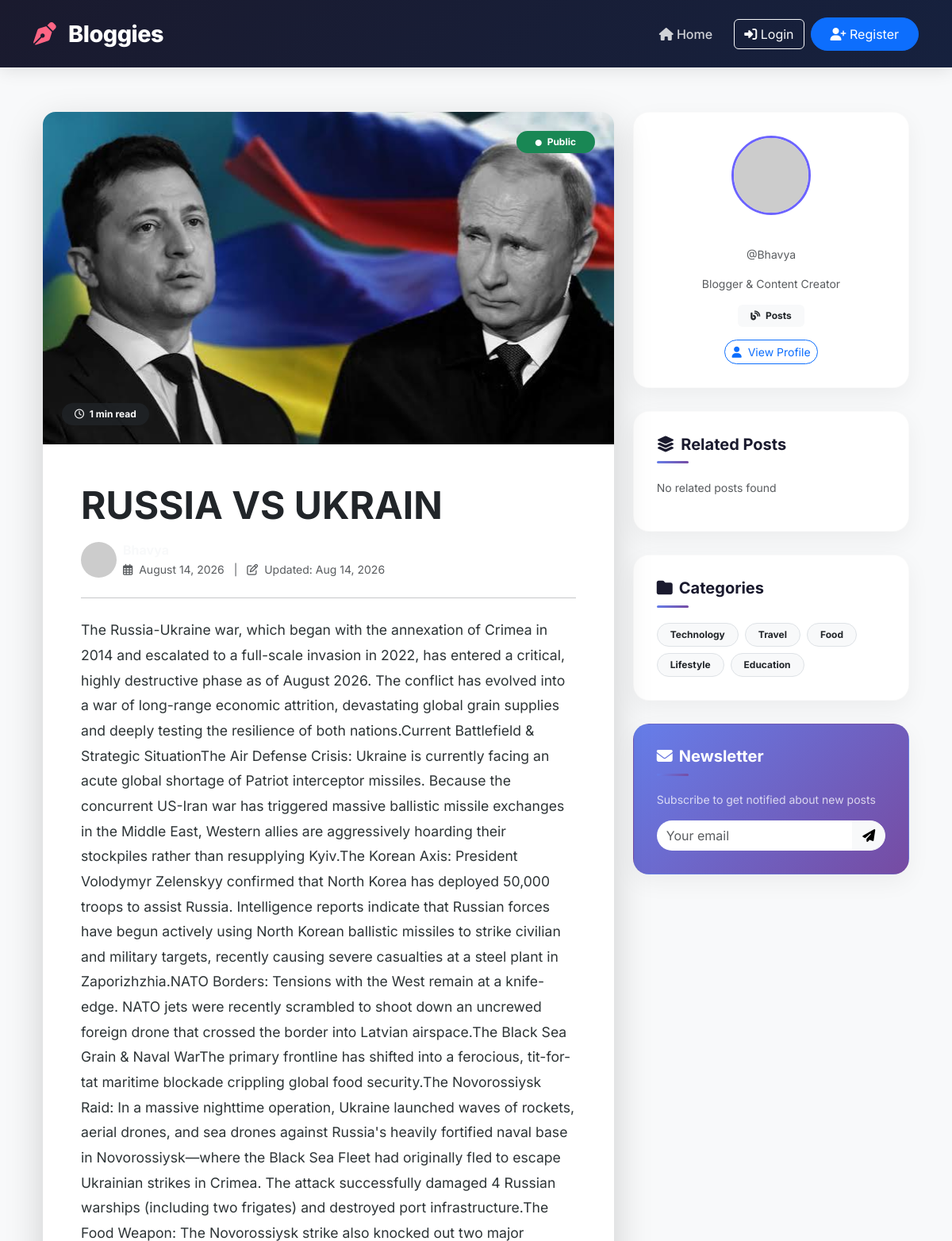
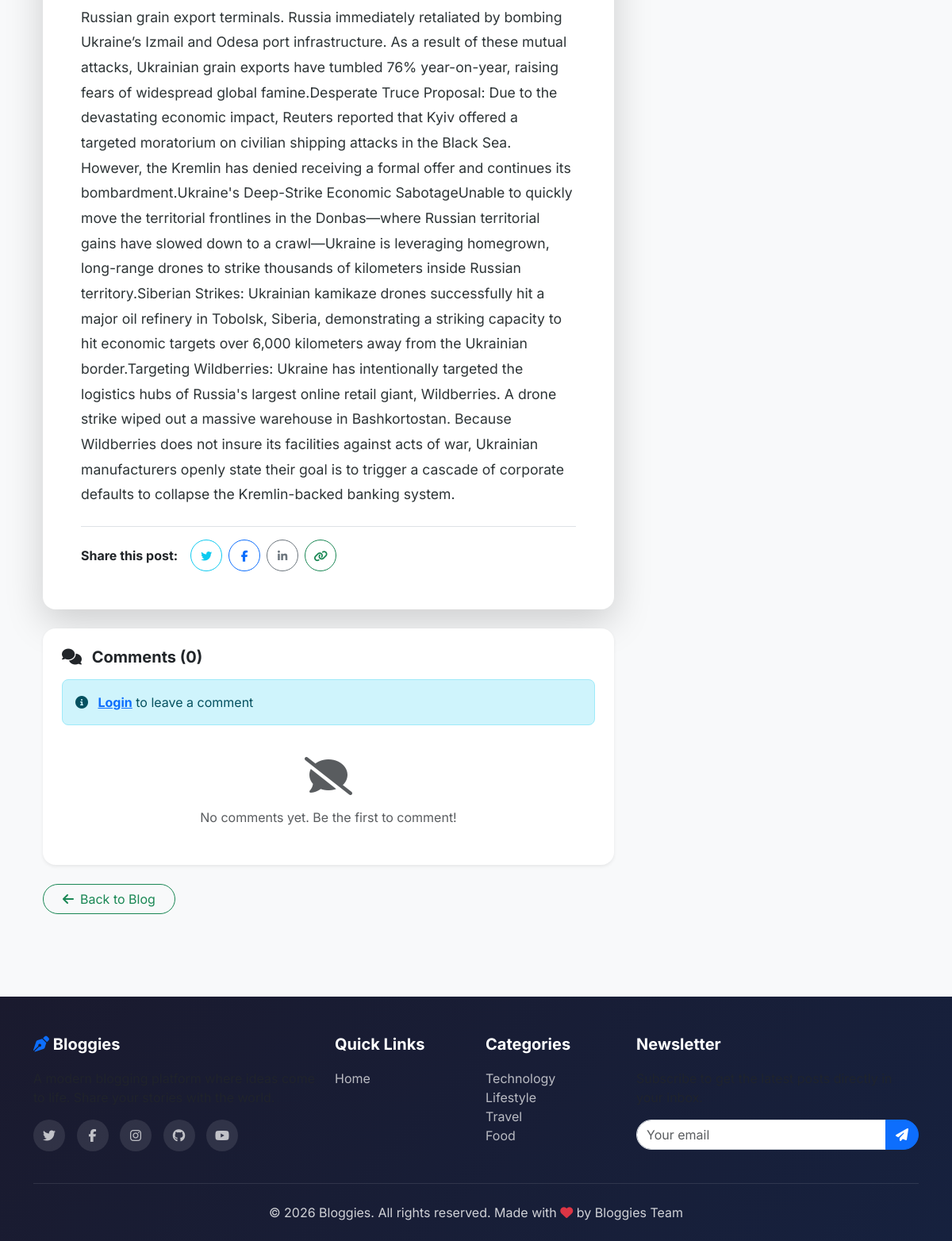
Page /blog/3/ on the committed database (2 pictures, top to bottom).
### blog/models.py (models this page shows, shortened)
class Blog (models.Model):
    user=models.ForeignKey(User,on_delete=models.CASCADE)
    title=models.CharField(max_length=200)
    slug=models.SlugField(max_length=200,unique=True)
    content=models.TextField()
    created_at=models.DateTimeField(auto_now_add=True)
    updated_at=models.DateTimeField(auto_now=True)
    image=models.ImageField(upload_to='photo/')
    STATUS_CHOICE=(
        ('public','Public'),
        ('private','Private')
    )
    status=models.CharField(max_length=10,choices=STATUS_CHOICE,default='public')

### blog/views.py (the view)
# urls.py: path('blog/<int:blog_id>/', views.Blog_page, name="blog_page"),
def Blog_page(request,blog_id):
    blog=get_object_or_404(Blog,id=blog_id)
    return render(request,'blog_page.html',{'blog':blog})

### blog/templates/blog_page.html (shortened to what this page needs)
{% extends "layout.html" %}
{% block content %}
<div class="container py-4">
    <div class="row">
        <div class="col-lg-8">
            <article class="card border-0 shadow-lg rounded-4 overflow-hidden mb-4">
                {% if blog.image %}
                <div class="position-relative">
                    <img src="{{ blog.image.url }}"
                         alt="{{ blog.title }}"
                         class="img-fluid w-100"
                         style="max-height: 500px; object-fit: cover;">
                    <span class="badge {% if blog.status == 'public' %}bg-success{% else %}bg-secondary{% endif %}
                         position-absolute top-0 end-0 m-4 px-4 py-2 rounded-pill">
                        <i class="fas fa-circle me-1" style="font-size: 8px;"></i>
                        {{ blog.get_status_display }}
                    </span>
                    <span class="badge bg-dark bg-opacity-75 position-absolute bottom-0 start-0 m-4 px-3 py-2 rounded-pill">
                        <i class="far fa-clock me-1"></i>
                        {{ blog.content|wordcount|divisibleby:200|add:1 }} min read
                    </span>
                </div>
                {% endif %}
                <div class="card-body p-4 p-lg-5">
                    <div class="mb-4">
                        <h1 class="display-5 fw-bold mb-3">{{ blog.title }}</h1>
                        <div class="d-flex flex-wrap align-items-center gap-3 mb-3">
                            <div class="d-flex align-items-center gap-2">
                                <img src="https://ui-avatars.com/api/?name={{ blog.user.username }}&background=6C63FF&color=fff&size=40&bold=true"
                                     alt="{{ blog.user.username }}"
                                     class="rounded-circle"
                                     style="width: 45px; height: 45px;">
                                <div>
                                    <a href="{% url 'profile' blog.user.username %}" class="text-decoration-none fw-bold text-light">
                                    </a>
                                    <br>
                                    <small class="text-muted">
                                        <i class="far fa-calendar-alt me-1"></i>
                                        {{ blog.created_at|date:"F d, Y" }}
                                        <span class="mx-2">|</span>
                                        <i class="far fa-edit me-1"></i>
                                        Updated: {{ blog.updated_at|date:"M d, Y" }}
                                    </small>
                                </div>
                            </div>
                        </div>
                    </div>
                    <hr class="my-4">
                    <div class="blog-content">
                        {{ blog.content|linebreaks|safe }}
                    </div>
                    <div class="mt-4 pt-3 border-top">
                        <div class="d-flex flex-wrap align-items-center gap-3">
                            <span class="fw-bold">Share this post:</span>
                            <div class="d-flex gap-2">
                                <a href="https://twitter.com/intent/tweet?text={{ blog.title }}&url={{ request.build_absolute_uri }}"
                                   target="_blank"
                                   class="btn btn-outline-info btn-sm rounded-circle"
                                   style="width: 40px; height: 40px; padding: 0; line-height: 40px;">
                                    <i class="fab fa-twitter"></i>
                                </a>
                                <a href="https://www.facebook.com/sharer/sharer.php?u={{ request.build_absolute_uri }}"
                                   target="_blank"
                                   class="btn btn-outline-primary btn-sm rounded-circle"
                                   style="width: 40px; height: 40px; padding: 0; line-height: 40px;">
                                    <i class="fab fa-facebook-f"></i>
                                </a>
                                <a href="https://www.linkedin.com/sharing/share-offsite/?url={{ request.build_absolute_uri }}"
                                   target="_blank"
                                   class="btn btn-outline-secondary btn-sm rounded-circle"
                                   style="width: 40px; height: 40px; padding: 0; line-height: 40px;">
                                    <i class="fab fa-linkedin-in"></i>
                                </a>
                                <button onclick="copyToClipboard('{{ request.build_absolute_uri }}')"
                                        class="btn btn-outline-success btn-sm rounded-circle"
                                        style="width: 40px; height: 40px; padding: 0; line-height: 40px;">
                                    <i class="fas fa-link"></i>
                                </button>
                            </div>
                        </div>
                    </div>
                </div>
            </article>
            <div class="card border-0 shadow-sm rounded-4 mb-4">
                <div class="card-body p-4">
                    <h5 class="fw-bold mb-3">
                        <i class="fas fa-comments me-2"></i>
                        Comments ({{ blog.comments.count|default:0 }})
                    </h5>
                    {% if user.is_authenticated %}
                    <form method="post"  class="mb-4">
                        {% csrf_token %}
                        <div class="d-flex gap-3">
                            <img src="https://ui-avatars.com/api/?name={{ user.username }}&background=6C63FF&color=fff&size=40"
                                 alt="{{ user.username }}"
                                 class="rounded-circle"
                                 style="width: 45px; height: 45px;">
                            <div class="flex grow 1 text-white">
                                <textarea name="content"
                                          class="form-control rounded-3 text-white"
                                          rows="2"
                                          placeholder="Write a comment..."
                                          required></textarea>
                                <div class="text-end mt-2">
                                    <button type="submit" class="btn btn-primary btn-sm rounded-pill px-4">
                                        <i class="fas fa-paper-plane me-2"></i>Post Comment
                                    </button>
                                </div>
                            </div>
                        </div>
                    </form>
                    {% else %}
                    <div class="alert alert-info rounded-3">
                        <i class="fas fa-info-circle me-2"></i>
                        <a href="{% url 'login' %}" class="fw-bold">Login</a> to leave a comment
                    </div>
                    {% endif %}
                    <div class="comments-list">
                        {% for comment in blog.comments.all %}
                        <div class="d-flex gap-3 mb-3 pb-3 border-bottom">
                            <img src="https://ui-avatars.com/api/?name={{ comment.user.username }}&background=FF6584&color=fff&size=40"
                                 alt="{{ comment.user.username }}"
                                 class="rounded-circle"
                                 style="width: 40px; height: 40px;">
                            <div class="flex grow 1">
                                <div class="d-flex align-items-center gap-2 mb-1">
                                    <span class="fw-bold">{{ comment.user.get_full_name|default:comment.user.username }}</span>
                                    <small class="text-muted">
                                        <i class="far fa-clock me-1"></i>
                                        {{ comment.created_at|timesince }} ago
                                    </small>
                                </div>
                                <p class="mb-0">{{ comment.content }}</p>
                                {% if user == comment.user %}
                                <div class="mt-1">
                                    <a href="#" class="text-danger small text-decoration-none"
                                       onclick="return confirm('Delete this comment?')">
                                        <i class="fas fa-trash-alt me-1"></i>Delete
                                    </a>
                                </div>
                                {% endif %}
                            </div>
                        </div>
                        {% empty %}
                        <div class="text-center py-4">
                            <i class="fas fa-comment-slash fa-3x text-muted mb-3"></i>
                            <p class="text-muted mb-0">No comments yet. Be the first to comment!</p>
                        </div>
                        {% endfor %}
                    </div>
                </div>
            </div>
            <div class="d-flex justify-content-between">
                <a href="{% url 'blog_list' %}" class="btn btn-outline-success rounded-pill px-4">
                    <i class="fas fa-arrow-left me-2"></i>Back to Blog
                </a>
            </div>
        </div>
        <div class="col-lg-4">
            <div class="sidebar-widget">
                <div class="text-center">
                    <img src="https://ui-avatars.com/api/?name={{ blog.user.username }}&background=6C63FF&color=fff&size=100&bold=true"
                         alt="{{ blog.user.username }}"
                         class="rounded-circle mb-3"
                         style="width: 100px; height: 100px; border: 3px solid #6C63FF;">
                    <h6 class="fw-bold mb-1 text-white">{{ blog.user.get_full_name|default:blog.user.username }}</h6>
                    <p class="text-muted small ">@{{ blog.user.username }}</p>
                    <p class="small text-muted">
                        {{ blog.user.profile.bio|default:"Blogger & Content Creator" }}
                    </p>
                    <div class="d-flex justify-content-center gap-2">
                        <span class="badge bg-light text-dark px-3 py-2">
                            <i class="fas fa-blog me-1"></i>
                            {{ blog.user.blogs.count }} Posts
                        </span>
                    </div>
                    <a href="{% url 'profile' blog.user.username %}" class="btn btn-outline-primary btn-sm rounded-pill mt-3">
                        <i class="fas fa-user me-2"></i>View Profile
                    </a>
                </div>
            </div>
            <div class="sidebar-widget">
                <h5><i class="fas fa-layer-group me-2"></i>Related Posts</h5>
                <div class="list-unstyled">
                    {% for related in related_posts|slice:":4" %}
                    <a href="{% url 'blog_detail' related.id %}" class="text-decoration-none d-block mb-2">
                        <div class="d-flex align-items-center gap-2 p-2 rounded-3 hover-bg">
                            {% if related.image %}
                            <img src="{{ related.image.url }}" alt="{{ related.title }}"
                                 style="width: 60px; height: 60px; object-fit: cover; border-radius: 8px;">
                            {% else %}
                            <div class="bg-light rounded-3 d-flex align-items-center justify-content-center"
                                 style="width: 60px; height: 60px;">
                                <i class="fas fa-file-alt text-muted"></i>
                            </div>
                            {% endif %}
                            <div>
                                <div class="small fw-bold text-dark">{{ related.title|truncatechars:30 }}</div>
                                <small class="text-muted">{{ related.created_at|date:"M d, Y" }}</small>
                            </div>
                        </div>
                    </a>
                    {% empty %}
                    <p class="text-muted small">No related posts found</p>
                    {% endfor %}
                </div>
            </div>
            <div class="sidebar-widget">
                <h5><i class="fas fa-folder me-2"></i>Categories</h5>
                <div class="d-flex flex-wrap gap-2">
                    <a href="#" class="badge bg-light text-dark text-decoration-none px-3 py-2 rounded-pill border">
                        Technology
                    </a>
                    <a href="#" class="badge bg-light text-dark text-decoration-none px-3 py-2 rounded-pill border">
                        Travel
                    </a>
                    <a href="#" class="badge bg-light text-dark text-decoration-none px-3 py-2 rounded-pill border">
                        Food
                    </a>
                    <a href="#" class="badge bg-light text-dark text-decoration-none px-3 py-2 rounded-pill border">
                        Lifestyle
                    </a>
                    <a href="#" class="badge bg-light text-dark text-decoration-none px-3 py-2 rounded-pill border">
                        Education
                    </a>
                </div>
            </div>
            <div class="sidebar-widget" style="background: linear-gradient(135deg, #667eea 0%, #764ba2 100%); color: white;">
                <h5 class="text-white"><i class="fas fa-envelope me-2"></i>Newsletter</h5>
                <p class="small opacity-75">Subscribe to get notified about new posts</p>
                <div class="input-group">
                    <input type="email" class="form-control" placeholder="Your email"
                           style="border-radius: 50px 0 0 50px; border: none;">
                    <button class="btn btn-light" type="button" style="border-radius: 0 50px 50px 0;">
                        <i class="fas fa-paper-plane"></i>
                    </button>
                </div>
            </div>
        </div>
    </div>
</div>
{% endblock %}

### rows in the picture
Blog: image (picture), status "Public", content|divisibleby "1", title "RUSSIA VS UKRAIN", created_at "August 14, 2026", updated_at "Aug 14, 2026", content "The Russia-Ukraine war, which began with the annexation of Crimea in 2014 and escalated to a full-scale invasion in 2022, has entered a critical, highly destructive phase as of August 2026. The conflict has evolved into a war of long-range economic attrition, devastating global grain supplies and deeply testing the resilience of both nations.Current Battlefield & Strategic SituationThe Air Defense Crisis: Ukraine is currently facing an acute global shortage of Patriot interceptor missiles. Because the concurrent US-Iran war has triggered massive ballistic missile exchanges in the Middle East, Western allies are aggressively hoarding their stockpiles rather than resupplying Kyiv.The Korean…", user.username "Bhavya", user.profile.bio "Blogger & Content Creator"

### other values in the picture
{{ blog.comments.count|default:0 }} "0"
